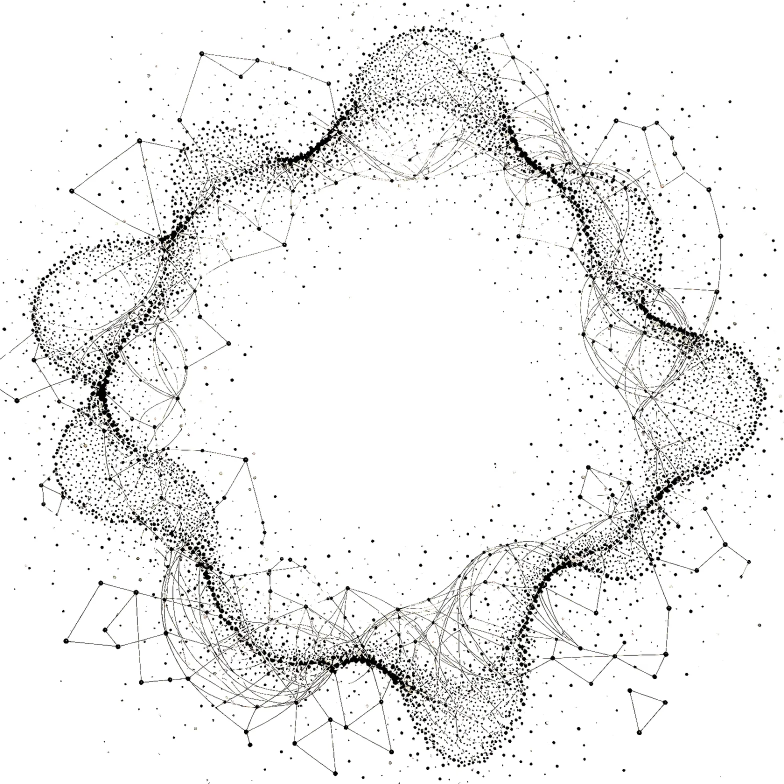
#> input picture electron/renderer/dist/assets/tiffa-muse-light.C7LDkEhu.png, 1568 x 1568 px, given in place of image-463487b446d42704.webp, which was not available (shown at 1/2 size); the run also reads 1 picture not shown here
$ python analyze_images.py
#> lines starting #> are read from the running program, lines starting #| are printed output that depends on the picture; pictures that were not available may be replaced by others from this repository, and a replacement may not be noted
from PIL import Image
import os

def analyze(path, name):
#> called with name = 'new1'
    img = Image.open(path).convert('RGB')
#> img is the input picture: PIL image 1568x1568 RGB; mean R, G, B 239.1, 239.1, 238.7
    img2 = img.resize((100,100))
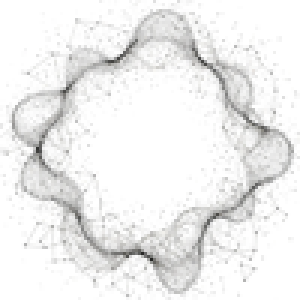
#> img2: PIL image 100x100 RGB (shown 3 times larger); mean R, G, B 238.8, 238.8, 238.4
    px = list(img2.getdata())
#> px = 10000 items, first 6: (255, 255, 255), (255, 255, 255), (255, 255, 255), (255, 255, 255), (255, 255, 255), (255, 255, 255)
    n = len(px)
#> n = 10000
    avg_r = sum(p[0] for p in px)/n
#> avg_r = 238.8
    avg_g = sum(p[1] for p in px)/n
#> avg_g = 238.8
    avg_b = sum(p[2] for p in px)/n
#> avg_b = 238.4
    brightness = (avg_r*299 + avg_g*587 + avg_b*114)/1000
#> brightness = 238.8
    dark_pixels = sum(1 for p in px if (p[0]+p[1]+p[2])/3 < 80) / n * 100
#> dark_pixels = 0.13
    bright_pixels = sum(1 for p in px if (p[0]+p[1]+p[2])/3 > 180) / n * 100
#> bright_pixels = 95.88
    print(f'{name}: size={img.size} avgRGB=({avg_r:.0f},{avg_g:.0f},{avg_b:.0f}) brightness={brightness:.1f} dark%={dark_pixels:.1f} bright%={bright_pixels:.1f}')
#| new1: size=(1568, 1568) avgRGB=(239,239,238) brightness=238.8 dark%=0.1 bright%=95.9

session_dir = 'G:/Tiffa/data/agent/sessions/--wks-Tiffa开发--/2026-08-10T14-10-48-787Z_019fec03-0552-7000-b1ac-0d11be210db2/local'
analyze(os.path.join(session_dir, 'image-463487b446d42704.webp'), 'new1')
analyze(os.path.join(session_dir, 'image-fd3fe7b4bb168324.webp'), 'new2')
#> call 2 of analyze, with name = 'new2'
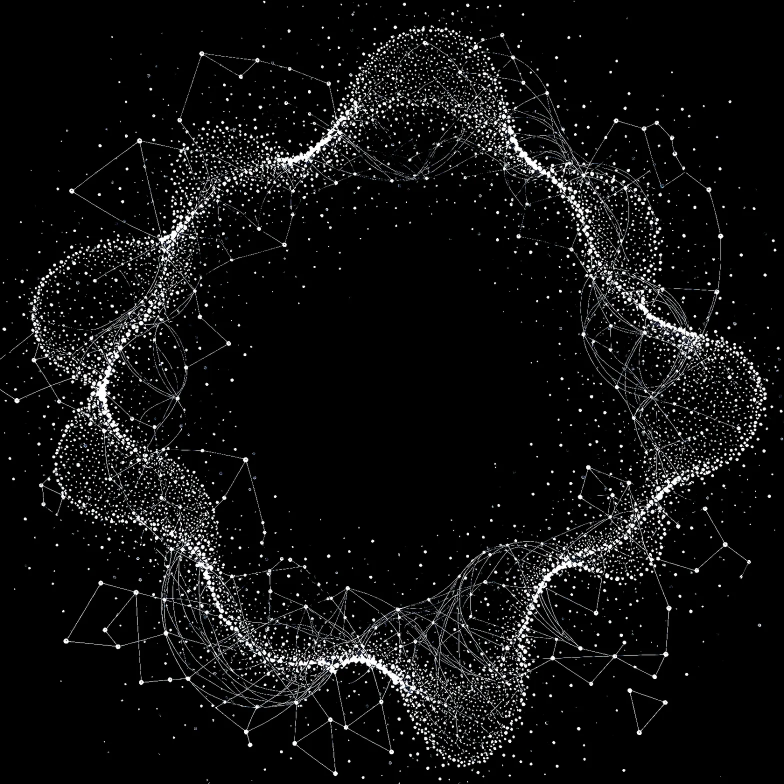
#> input picture electron/renderer/dist/assets/tiffa-muse.D54UtpL0.png, 1568 x 1568 px, given in place of image-fd3fe7b4bb168324.webp, which was not available (shown at 1/2 size)
#> in analyze, img is the input picture: PIL image 1568x1568 RGB; mean R, G, B 15.9, 16.1, 16.2
#> in analyze (call 2), `img2 = img.resize((100,100))`:
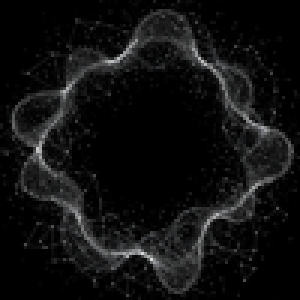
#> img2: PIL image 100x100 RGB (shown 3 times larger); mean R, G, B 16.2, 16.4, 16.5
#> in analyze (call 2), `px = list(img2.getdata())`: px = 10000 items, first 6: (0, 0, 0), (0, 0, 0), (0, 0, 0), (0, 0, 0), (0, 0, 0), (0, 0, 0)
#> in analyze (call 2), `avg_r = sum(p[0] for p in px)/n`: avg_r = 16.17
#> in analyze (call 2), `avg_g = sum(p[1] for p in px)/n`: avg_g = 16.36
#> in analyze (call 2), `avg_b = sum(p[2] for p in px)/n`: avg_b = 16.47
#> in analyze (call 2), `brightness = (avg_r*299 + avg_g*587 + avg_b*114)/1000`: brightness = 16.31
#> in analyze (call 2), `dark_pixels = sum(1 for p in px if (p[0]+p[1]+p[2])/3 < 80) / n * 100`: dark_pixels = 96.49
#> in analyze (call 2), `bright_pixels = sum(1 for p in px if (p[0]+p[1]+p[2])/3 > 180) / n * 100`: bright_pixels = 0.11
#| new2: size=(1568, 1568) avgRGB=(16,16,16) brightness=16.3 dark%=96.5 bright%=0.1
analyze('G:/Tiffa/electron/renderer/assets/tiffa-muse.png', 'orig_dark')
#> call 3 of analyze, with name = 'orig_dark'
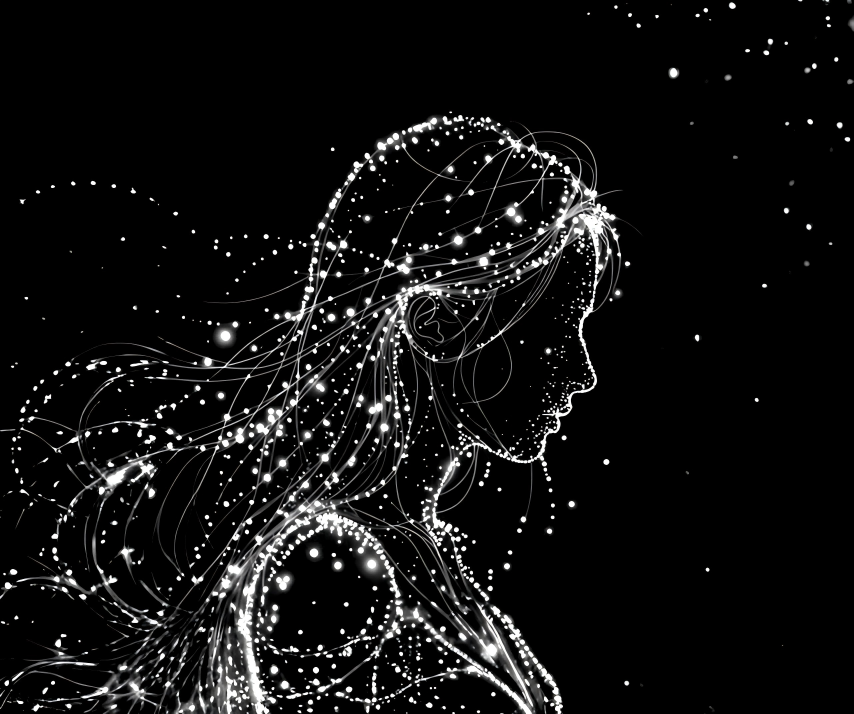
#> input picture electron/renderer/assets/tiffa-muse.png, 2560 x 2142 px, found by its file name (shown at 1/3 size)
#> in analyze (call 3), `img2 = img.resize((100,100))`:
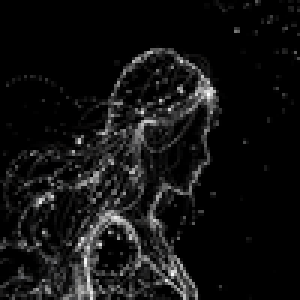
#> img2: PIL image 100x100 RGB (shown 3 times larger); mean R, G, B 17.8, 17.8, 17.8
#> in analyze (call 3), `avg_r = sum(p[0] for p in px)/n`: avg_r = 17.85
#> in analyze (call 3), `avg_b = sum(p[2] for p in px)/n`: avg_b = 17.83
#> in analyze (call 3), `brightness = (avg_r*299 + avg_g*587 + avg_b*114)/1000`: brightness = 17.85
#> in analyze (call 3), `dark_pixels = sum(1 for p in px if (p[0]+p[1]+p[2])/3 < 80) / n * 100`: dark_pixels = 92.5
#> in analyze (call 3), `bright_pixels = sum(1 for p in px if (p[0]+p[1]+p[2])/3 > 180) / n * 100`: bright_pixels = 0.63
#| orig_dark: size=(2560, 2142) avgRGB=(18,18,18) brightness=17.8 dark%=92.5 bright%=0.6
analyze('G:/Tiffa/electron/renderer/assets/tiffa-muse-light.png', 'orig_light')
#| orig_light: size=(1568, 1568) avgRGB=(239,239,238) brightness=238.8 dark%=0.1 bright%=95.9
